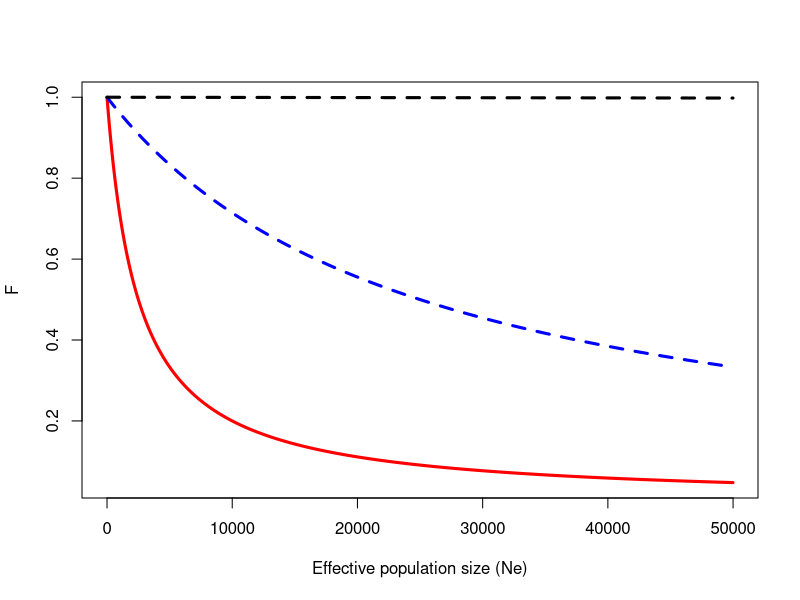
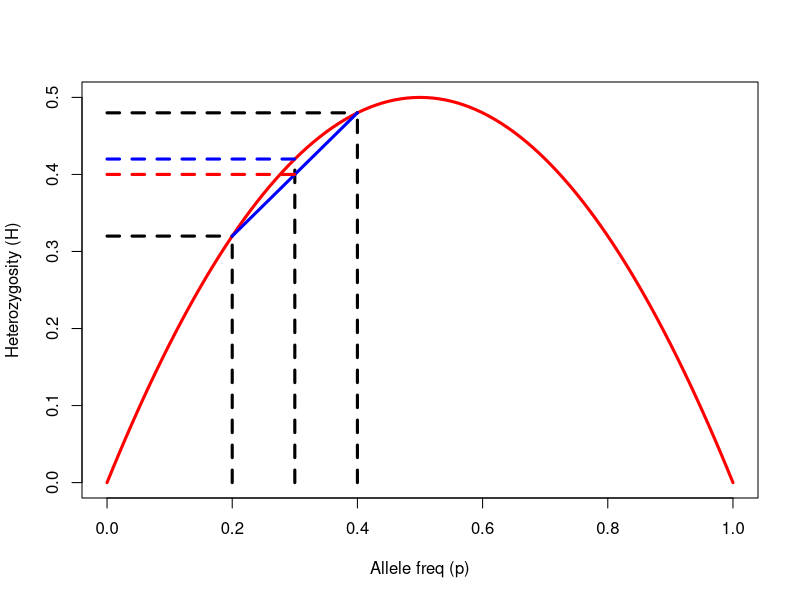

Source code (R) for these figures, in order:
## ---- chunk 1
options(htmltools.dir.version = FALSE)
## ---- chunk 2
fe <- function(ne, mu){
  den <- 4*ne*mu + 1  # denominator
  return(1/den)
}
## ---- chunk 3
ne <- seq(1, 50000, by=10)
plot(ne, fe(ne, mu=10^-4), type="l", lwd=3, col="red", 
     xlab="Effective population size (Ne)", ylab="F")
lines(ne, fe(ne, mu=10^-5), lty=2, lwd=3, col="blue")
lines(ne, fe(ne, mu=10^-8), lty=2, lwd=3, col="black")
## ---- chunk 4
df <- data.frame(hap=paste0("line", 1:5), snp1=c(0,0,1,1,1), 
                 snp2=c(1,1,0,1,1), snp3=c(0,1,1,1,0), 
                 snp4=c(1,0,1,0,1), snp5=c(0,1,1,0,1))
snp <- t(df[,-1])
getpi <- function(snp, totbp=500){
  nhap = ncol(snp) # number of hap
  td <- c()
  for(i in 1:(nhap -1)){
    for(j in (i+1):nhap){
      cn <- sum(abs(snp[,i] - snp[,j])) # count the nucleotide differences
      td <- c(td, cn)
    }
  }
  return(nhap/(nhap -1)*(1/nhap)^2*sum(td)/totbp)
}
## ---- chunk 5
getpi(snp, totbp=500)
## ---- chunk 6
geth <- function(snp, totbp=500){
  nhap = ncol(snp) # number of hap
  q <- apply(snp, 1, sum)/nhap
  p <- 1 -q
  return(nhap/(nhap -1) * sum(rep(1, nhap) - p^2 - q^2)/totbp/2)
}
geth(snp, totbp=500)
## ---- chunk 7
geth <- function(p){return(2*p*(1-p))}
p <- seq(0, 1, by=0.01)
plot(p, geth(p), type="l", lwd=3, col="red", xlab="Allele freq (p)", ylab="Heterozygosity (H)")
lines(c(0.2, 0.2), c(0, geth(p=0.2)), lty=2, lwd=3) # add a line segment
lines(c(0, 0.2), c(geth(p=0.2), geth(p=0.2)), lty=2, lwd=3)
lines(c(0.4, 0.4), c(0, geth(p=0.4)), lty=2, lwd=3) # add a line segment
lines(c(0, 0.4), c(geth(p=0.4), geth(p=0.4)), lty=2, lwd=3)
lines(c(0.3, 0.3), c(0, geth(p=0.3)), lty=2, lwd=3) 
lines(c(0, 0.3), c(geth(p=0.3), geth(p=0.3)), lty=2, lwd=3, col="blue")
lines(c(0.2, 0.4), c(geth(p=0.2), geth(p=0.4)), lty=1, lwd=3, col="blue")
lines(c(0, 0.3), c(mean(c(geth(p=0.2), geth(p=0.4))), mean(c(geth(p=0.2), geth(p=0.4)))), lty=2, lwd=3, col="red")
